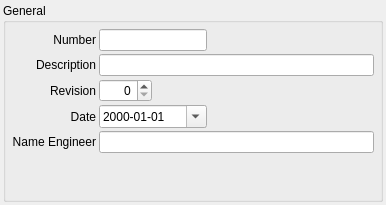
       <widget class="QWidget" name="tabAssembly">
        <attribute name="title">
         <string>Assembly</string>
        </attribute>
        <layout class="QGridLayout" name="gridLayout_4">
         <property name="leftMargin">
          <number>3</number>
         </property>
         <property name="topMargin">
          <number>3</number>
         </property>
         <property name="rightMargin">
          <number>3</number>
         </property>
         <property name="bottomMargin">
          <number>3</number>
         </property>
         <property name="spacing">
          <number>3</number>
         </property>
         <item row="0" column="0">
          <widget class="QGroupBox" name="gbGeneral">
           <property name="title">
            <string>General</string>
           </property>
           <layout class="QGridLayout" name="gridLayout_3">
            <property name="leftMargin">
             <number>6</number>
            </property>
            <property name="topMargin">
             <number>6</number>
            </property>
            <property name="rightMargin">
             <number>6</number>
            </property>
            <property name="bottomMargin">
             <number>6</number>
            </property>
            <property name="spacing">
             <number>3</number>
            </property>
            <item row="5" column="1">
             <spacer name="verticalSpacer">
              <property name="orientation">
               <enum>Qt::Vertical</enum>
              </property>
              <property name="sizeHint" stdset="0">
               <size>
                <width>20</width>
                <height>40</height>
               </size>
              </property>
             </spacer>
            </item>
            <item row="3" column="1" colspan="2">
             <widget class="QDateEdit" name="deDate">
              <property name="displayFormat">
               <string>yyyy-MM-dd</string>
              </property>
              <property name="calendarPopup">
               <bool>true</bool>
              </property>
             </widget>
            </item>
            <item row="1" column="0">
             <widget class="QLabel" name="lblDescription">
              <property name="text">
               <string>Description</string>
              </property>
              <property name="alignment">
               <set>Qt::AlignRight|Qt::AlignTrailing|Qt::AlignVCenter</set>
              </property>
             </widget>
            </item>
            <item row="2" column="0">
             <widget class="QLabel" name="lblRevision">
              <property name="text">
               <string>Revision</string>
              </property>
              <property name="alignment">
               <set>Qt::AlignRight|Qt::AlignTrailing|Qt::AlignVCenter</set>
              </property>
             </widget>
            </item>
            <item row="2" column="2" colspan="2">
             <spacer name="horizontalSpacer_2">
              <property name="orientation">
               <enum>Qt::Horizontal</enum>
              </property>
              <property name="sizeHint" stdset="0">
               <size>
                <width>206</width>
                <height>20</height>
               </size>
              </property>
             </spacer>
            </item>
            <item row="4" column="0">
             <widget class="QLabel" name="lblNameEngineer">
              <property name="text">
               <string>Name Engineer</string>
              </property>
              <property name="alignment">
               <set>Qt::AlignRight|Qt::AlignTrailing|Qt::AlignVCenter</set>
              </property>
             </widget>
            </item>
            <item row="3" column="3">
             <spacer name="horizontalSpacer_3">
              <property name="orientation">
               <enum>Qt::Horizontal</enum>
              </property>
              <property name="sizeHint" stdset="0">
               <size>
                <width>158</width>
                <height>20</height>
               </size>
              </property>
             </spacer>
            </item>
            <item row="4" column="1" colspan="3">
             <widget class="QLineEdit" name="leNameEngineer"/>
            </item>
            <item row="0" column="0">
             <widget class="QLabel" name="lblNumber">
              <property name="text">
               <string>Number</string>
              </property>
              <property name="alignment">
               <set>Qt::AlignRight|Qt::AlignTrailing|Qt::AlignVCenter</set>
              </property>
             </widget>
            </item>
            <item row="2" column="1">
             <widget class="QSpinBox" name="sbRevision">
              <property name="alignment">
               <set>Qt::AlignRight|Qt::AlignTrailing|Qt::AlignVCenter</set>
              </property>
              <property name="maximum">
               <number>999</number>
              </property>
             </widget>
            </item>
            <item row="0" column="1" colspan="2">
             <widget class="QLineEdit" name="leNumber"/>
            </item>
            <item row="3" column="0">
             <widget class="QLabel" name="lblDate">
              <property name="text">
               <string>Date</string>
              </property>
              <property name="alignment">
               <set>Qt::AlignRight|Qt::AlignTrailing|Qt::AlignVCenter</set>
              </property>
             </widget>
            </item>
            <item row="1" column="1" colspan="3">
             <widget class="QLineEdit" name="leDescription"/>
            </item>
            <item row="0" column="3">
             <spacer name="horizontalSpacer">
              <property name="orientation">
               <enum>Qt::Horizontal</enum>
              </property>
              <property name="sizeHint" stdset="0">
               <size>
                <width>158</width>
                <height>20</height>
               </size>
              </property>
             </spacer>
            </item>
           </layout>
          </widget>
         </item>
        </layout>
       </widget>
